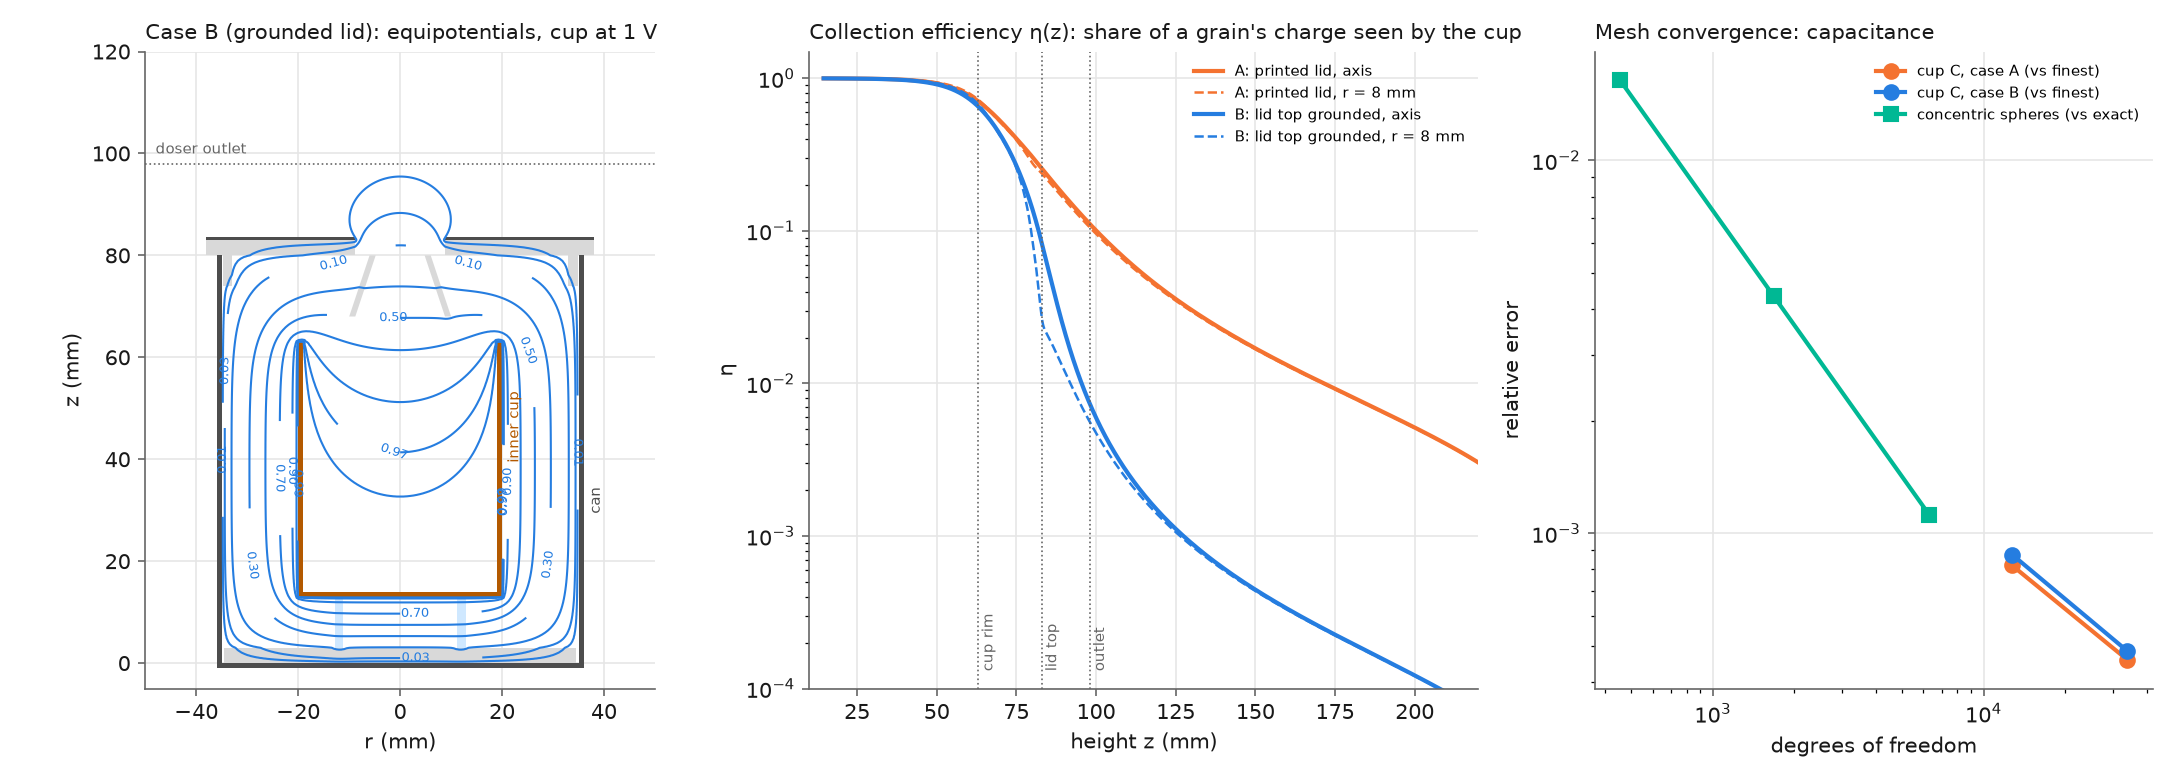

Generate this figure with Python:
"""FEA (f), test 10 Faraday cup: axisymmetric electrostatics (scikit-fem P2, gmsh mesh). Computed, not measured.

Geometry (r, z in mm; z = 0 is the top of the can floor):
  grounded can (shield)  ID 70, wall 1 mm (r 35-36, z -1..80), floor 1 mm (z -1..0)
  printed base (PLA)     r < 34.5, z 0-3                                  eps_r 3.0
  PTFE standoffs         three Ø8 x 10 at r = 12 -> equivalent ring r 11.15-12.85, z 3-13 (same volume), eps_r 2.1
  inner cup (electrode)  Ø40 x 50, wall 1 mm: r 19-20 for z 13-63, bottom z 13-14
  printed lid (PLA)      plate r 8.8-38, z 80-83; skirt r 33-34.8, z 74-80; re-entrant funnel shell
                         (4.8, 80)-(6, 80)-(10, 68)-(8.8, 68): clear inlet Ø9.6        eps_r 3.0
  exterior               air to a grounded box r = 150, z -60..260 (balance chamber, doser)
Case A: lid as printed (dielectric only). Case B: lid top face (and edge, and the overhang underside out to the
can) covered with grounded metal tape, so the aperture is the Ø17.6 hole of the plate.

Weak form: int eps_r grad(phi).grad(v) r dr dz = int (rho/eps0) v r dr dz. Capacitance from the energy:
C = 2 pi eps0 u^T K u (cup at 1 V, everything else at 0 V). Collection efficiency by Green reciprocity: a point
charge q at x induces -q phi_1(x) on the cup held at 0 V (charge amplifier), phi_1 = potential with the cup at 1 V.
"""
import json
import math
import sys
import time

import matplotlib
matplotlib.use("Agg")
import matplotlib.pyplot as plt
import matplotlib.tri as mtri
from matplotlib.path import Path as MPath
import numpy as np
import skfem
from skfem import BilinearForm, LinearForm, MeshTri, Basis, ElementTriP2, ElementTriP0, asm, condense, solve
from skfem.helpers import dot, grad

from fea_common import HERE, PAL, INK, INK2, style, save_json

EPS0 = 8.8541878128e-15        # F/mm
EPS = {"air": 1.0, "pla": 3.0, "ptfe": 2.1, "heap": 1.0}
FUNNEL = [(4.8, 80.0), (6.0, 80.0), (10.0, 68.0), (8.8, 68.0)]
Z_OUTLET = 98.0                # doser outlet: 15 mm above the lid top (z 83)
Q_HEAP = 100e-9                # C, top of SPEC's 1-100 nC range
HEAP = (15.0, 14.0, 17.0)      # r_max, z0, z1
TOL = 1e-6
OUT = HERE / "results"
OUT.mkdir(exist_ok=True)


# ----------------------------------------------------------------------------------------------
# meshes
# ----------------------------------------------------------------------------------------------
def gmsh_to_skfem(gmsh):
    ntags, coords, _ = gmsh.model.mesh.getNodes()
    xy = coords.reshape(-1, 3)[:, :2]
    idx = {int(t): i for i, t in enumerate(ntags)}
    tris = []
    for d, ent in gmsh.model.getEntities(2):
        et, _, en = gmsh.model.mesh.getElements(2, ent)
        for t, e in zip(et, en):
            if t == 2:
                tris.append(np.asarray(e, dtype=np.int64).reshape(-1, 3))
    tri = np.vectorize(idx.get)(np.vstack(tris))
    used = np.unique(tri)
    remap = -np.ones(len(xy), dtype=np.int64)
    remap[used] = np.arange(len(used))
    return MeshTri(np.ascontiguousarray(xy[used].T), np.ascontiguousarray(remap[tri].T))


def cup_mesh(h_in, h_inlet, h_out):
    import gmsh
    gmsh.initialize()
    gmsh.option.setNumber("General.Terminal", 0)
    occ = gmsh.model.occ
    outer = occ.addRectangle(0, -60, 0, 150, 320)
    tools = [occ.addRectangle(35, -1, 0, 1, 81), occ.addRectangle(0, -1, 0, 36, 1),     # can
             occ.addRectangle(19, 13, 0, 1, 50), occ.addRectangle(0, 13, 0, 20, 1)]      # cup
    dom, _ = occ.cut([(2, outer)], [(2, t) for t in tools])
    pts = [occ.addPoint(r, z, 0) for r, z in FUNNEL]
    lines = [occ.addLine(pts[i], pts[(i + 1) % 4]) for i in range(4)]
    funnel = occ.addPlaneSurface([occ.addCurveLoop(lines)])
    parts = [occ.addRectangle(0, 0, 0, 34.5, 3), occ.addRectangle(11.15, 3, 0, 1.7, 10),
             occ.addRectangle(8.8, 80, 0, 29.2, 3), occ.addRectangle(33, 74, 0, 1.8, 6), funnel,
             occ.addRectangle(0, HEAP[1], 0, HEAP[0], HEAP[2] - HEAP[1])]
    occ.fragment(dom, [(2, t) for t in parts])
    occ.synchronize()
    f1 = gmsh.model.mesh.field.add("Box")
    for k, v in dict(VIn=h_in, VOut=h_out, XMin=0, XMax=42, YMin=-4, YMax=105, Thickness=40).items():
        gmsh.model.mesh.field.setNumber(f1, k, v)
    f2 = gmsh.model.mesh.field.add("Box")
    for k, v in dict(VIn=h_inlet, VOut=h_out, XMin=0, XMax=16, YMin=58, YMax=105, Thickness=10).items():
        gmsh.model.mesh.field.setNumber(f2, k, v)
    f3 = gmsh.model.mesh.field.add("Min")
    gmsh.model.mesh.field.setNumbers(f3, "FieldsList", [f1, f2])
    gmsh.model.mesh.field.setAsBackgroundMesh(f3)
    gmsh.option.setNumber("Mesh.MeshSizeExtendFromBoundary", 0)
    gmsh.option.setNumber("Mesh.MeshSizeFromPoints", 0)
    gmsh.option.setNumber("Mesh.MeshSizeFromCurvature", 0)
    gmsh.option.setNumber("Mesh.Algorithm", 6)
    gmsh.model.mesh.generate(2)
    m = gmsh_to_skfem(gmsh)
    gmsh.finalize()
    return m


def labels_of(mesh):
    c = mesh.p[:, mesh.t].mean(axis=1)
    r, z = c
    lab = np.full(mesh.t.shape[1], "air", dtype=object)
    lab[(r < 34.5) & (z > 0) & (z < 3)] = "pla"
    lab[(r > 11.15) & (r < 12.85) & (z > 3) & (z < 13)] = "ptfe"
    lab[(r > 8.8) & (r < 38) & (z > 80) & (z < 83)] = "pla"
    lab[(r > 33) & (r < 34.8) & (z > 74) & (z < 80)] = "pla"
    lab[MPath(FUNNEL).contains_points(c.T)] = "pla"
    lab[(r < HEAP[0]) & (z > HEAP[1]) & (z < HEAP[2])] = "heap"
    return lab


def dof_sets(basis):
    r, z = basis.doflocs
    t = TOL
    can = (((abs(r - 35) < t) & (z >= -t) & (z <= 80 + t)) | ((abs(r - 36) < t) & (z >= -1 - t) & (z <= 80 + t))
           | ((abs(z - 80) < t) & (r >= 35 - t) & (r <= 36 + t)) | ((abs(z) < t) & (r <= 35 + t))
           | ((abs(z + 1) < t) & (r <= 36 + t)))
    outer = (abs(r - 150) < t) | (abs(z + 60) < t) | (abs(z - 260) < t)
    cup = (((abs(z - 13) < t) & (r <= 20 + t)) | ((abs(r - 20) < t) & (z >= 13 - t) & (z <= 63 + t))
           | ((abs(z - 63) < t) & (r >= 19 - t) & (r <= 20 + t)) | ((abs(r - 19) < t) & (z >= 14 - t) & (z <= 63 + t))
           | ((abs(z - 14) < t) & (r <= 19 + t)))
    tape = (((abs(z - 83) < t) & (r >= 8.8 - t) & (r <= 38 + t)) | ((abs(r - 38) < t) & (z >= 80 - t) & (z <= 83 + t))
            | ((abs(z - 80) < t) & (r >= 36 - t) & (r <= 38 + t)))
    return dict(can=np.where(can)[0], outer=np.where(outer)[0], cup=np.where(cup)[0], tape=np.where(tape)[0])


@BilinearForm
def a_form(u, v, w):
    return w["eps"] * dot(grad(u), grad(v)) * w.x[0]


@LinearForm
def l_form(v, w):
    return w["rho"] * v * w.x[0]


class Model:
    def __init__(self, mesh, eps=EPS):
        self.mesh = mesh
        self.lab = labels_of(mesh)
        self.basis = Basis(mesh, ElementTriP2())
        self.b0 = self.basis.with_element(ElementTriP0())
        epsr = np.array([eps[l] for l in self.lab], dtype=float)
        self.K = asm(a_form, self.basis, eps=self.b0.interpolate(epsr))
        self.sets = dof_sets(self.basis)
        self.N = self.basis.N

    def solve(self, case, cup_v=1.0, rho_heap=0.0):
        D = np.concatenate([self.sets["can"], self.sets["outer"], self.sets["cup"]]
                           + ([self.sets["tape"]] if case == "B" else []))
        D = np.unique(D)
        x0 = np.zeros(self.N)
        x0[self.sets["cup"]] = cup_v
        rho = np.where(self.lab == "heap", rho_heap, 0.0)
        f = asm(l_form, self.basis, rho=self.b0.interpolate(rho)) if rho_heap else np.zeros(self.N)
        return solve(*condense(self.K, f, x=x0, D=D))

    def capacitance(self, u):
        return 2 * math.pi * EPS0 * float(u @ (self.K @ u))

    def probe(self, u, r, z):
        P = self.basis.probes(np.vstack([np.asarray(r, float), np.asarray(z, float)]))
        return P @ u

    def field(self, u):
        g = self.basis.interpolate(u).grad
        return np.sqrt(g[0] ** 2 + g[1] ** 2) * 1e3  # V/m


# ----------------------------------------------------------------------------------------------
# validation: concentric spheres (a 10, b 30 mm)
# ----------------------------------------------------------------------------------------------
def spheres(h, a=10.0, b=30.0):
    import gmsh
    gmsh.initialize()
    gmsh.option.setNumber("General.Terminal", 0)
    occ = gmsh.model.occ
    d1, d2 = occ.addDisk(0, 0, 0, b, b), occ.addDisk(0, 0, 0, a, a)
    ann, _ = occ.cut([(2, d1)], [(2, d2)])
    half, _ = occ.intersect(ann, [(2, occ.addRectangle(0, -b - 1, 0, b + 1, 2 * b + 2))])
    occ.synchronize()
    gmsh.option.setNumber("Mesh.MeshSizeMax", h)
    gmsh.option.setNumber("Mesh.MeshSizeMin", h / 3)
    gmsh.model.mesh.generate(2)
    m = gmsh_to_skfem(gmsh)
    gmsh.finalize()
    basis = Basis(m, ElementTriP2())
    b0 = basis.with_element(ElementTriP0())
    K = asm(a_form, basis, eps=b0.interpolate(np.ones(m.t.shape[1])))
    rr = np.hypot(*basis.doflocs)
    inner = np.where(np.abs(rr - a) < 1e-3 * a)[0]
    outer = np.where(np.abs(rr - b) < 1e-3 * b)[0]
    # straight-sided triangles: boundary dofs at facet midpoints sit slightly inside the circle; pick them by
    # the boundary facets instead
    bf = m.boundary_facets()
    fm = m.p[:, m.facets[:, bf]].mean(axis=1)
    rf = np.hypot(*fm)
    fin = bf[np.abs(rf - a) < 0.05 * a]
    fout = bf[np.abs(rf - b) < 0.05 * b]
    inner = basis.get_dofs(facets=fin).all()
    outer = basis.get_dofs(facets=fout).all()
    x0 = np.zeros(basis.N)
    x0[inner] = 1.0
    u = solve(*condense(K, np.zeros(basis.N), x=x0, D=np.union1d(inner, outer)))
    C = 2 * math.pi * EPS0 * float(u @ (K @ u))
    C_exact = 4 * math.pi * EPS0 * a * b / (b - a)
    return dict(h=h, dofs=basis.N, C_pF=C * 1e12, C_exact_pF=C_exact * 1e12, rel_err=C / C_exact - 1)


# ----------------------------------------------------------------------------------------------
# main
# ----------------------------------------------------------------------------------------------
def crossing(z, eta, level):
    """Highest z (coming down from above) where eta reaches level."""
    above = eta >= level
    if not above.any():
        return None
    i = int(np.argmax(above))          # z is sorted descending
    if i == 0:
        return float(z[0])
    z0, z1, e0, e1 = z[i - 1], z[i], eta[i - 1], eta[i]
    return float(z0 + (level - e0) * (z1 - z0) / (e1 - e0))


def main():
    t0 = time.time()
    res = dict(note="computed, not measured; units mm, pF, V/m", eps=EPS,
               assumptions=dict(ptfe="three Ø8 x 10 standoffs at r 12 -> ring r 11.15-12.85 (same volume)",
                                heap=f"Q = {Q_HEAP * 1e9:.0f} nC uniform in r < 15, z 14-17 (eps_r 1)",
                                outlet_z=Z_OUTLET, exterior="grounded box r 150, z -60..260"))
    # validation
    res["validation_spheres"] = [spheres(h) for h in (4.0, 2.0, 1.0)]
    print("spheres", [(v["dofs"], round(v["C_pF"], 5), f"{v['rel_err']:.2e}") for v in res["validation_spheres"]],
          flush=True)
    # convergence on the cup
    levels = [(2.0, 1.0, 10.0), (1.2, 0.6, 6.0), (0.72, 0.36, 3.6)]
    conv, models = [], []
    for h in levels:
        m = cup_mesh(*h)
        M = Model(m)
        row = dict(h_in=h[0], h_inlet=h[1], h_out=h[2], elements=m.t.shape[1], dofs=M.N)
        for case in ("A", "B"):
            u = M.solve(case)
            row[f"C_{case}_pF"] = M.capacitance(u) * 1e12
            e = M.probe(u, [0, 0], [70.0, Z_OUTLET])
            row[f"eta_{case}_z70"], row[f"eta_{case}_z98"] = float(e[0]), float(e[1])
        conv.append(row)
        models.append(M)
        print("conv", row, round(time.time() - t0, 1), flush=True)
    res["convergence"] = conv
    M = models[-1]
    # finest mesh: profiles and derived numbers
    zs = np.linspace(250.0, 14.5, 2400)
    prof = {}
    sol = {}
    for case in ("A", "B"):
        u = M.solve(case)
        sol[case] = u
        prof[case] = {f"r{r:g}": M.probe(u, np.full_like(zs, r), zs) for r in (0.0, 4.0, 8.0)}
    lv = [0.99, 0.9, 0.5, 0.1, 0.01]
    res["eta_levels_z_mm"] = {c: {f"r{r:g}": {str(l): crossing(zs, prof[c][f"r{r:g}"], l) for l in lv}
                                  for r in (0.0, 4.0, 8.0)} for c in ("A", "B")}
    zq = [150.0, 130.0, 110.0, Z_OUTLET, 90.0, 83.0, 80.0, 75.0, 70.0, 63.0, 55.0, 40.0]
    res["eta_at"] = {c: {f"r{r:g}": dict(zip(map(str, zq), map(float, M.probe(sol[c], np.full(len(zq), r), zq))))
                         for r in (0.0, 4.0, 8.0, 12.5)} for c in ("A", "B")}
    res["C_pF"] = {c: conv[-1][f"C_{c}_pF"] for c in ("A", "B")}
    # grains on the heap, and grains stuck on the inside of the printed funnel (charge counted, mass not weighed)
    res["eta_heap_axis"] = {c: dict(zip(("z17", "z20", "z30"), map(float, M.probe(sol[c], [0, 0, 0], [17.0, 20.0, 30.0]))))
                            for c in ("A", "B")}
    fz = np.array([76.0, 72.0, 68.5])
    fr = 4.8 + (80.0 - fz) / 3.0 - 0.05
    res["eta_funnel_inner_surface"] = {c: {f"z{z:g}_r{r:.2f}": float(v) for z, r, v in zip(fz, fr, M.probe(sol[c], fr, fz))}
                                       for c in ("A", "B")}
    # external charge (auger tip / tube rim), induced charge per nC (sign: opposite)
    ext = {}
    for c in ("A", "B"):
        ext[c] = {f"z{z:g}": {"axis_nC_per_nC": float(M.probe(sol[c], [0.0], [z])[0]),
                              "ring_r12.5_nC_per_nC": float(M.probe(sol[c], [12.5], [z])[0])}
                  for z in (98.0, 110.0, 130.0, 150.0)}
    res["external_charge_induced_fraction"] = ext
    res["shielding_factor_A_over_B"] = {k: ext["A"][k]["axis_nC_per_nC"] / ext["B"][k]["axis_nC_per_nC"]
                                        for k in ext["A"]}
    # read-out rule: last grain from the outlet at 1 m/s to eta = 0.99 on the axis and at r = 8
    rd = {}
    for c in ("A", "B"):
        z99 = min(v for v in (res["eta_levels_z_mm"][c]["r0"]["0.99"], res["eta_levels_z_mm"][c]["r8"]["0.99"]) if v)
        rd[c] = dict(z_eta99_worst_mm=z99, t_ms_at_1m_s=(Z_OUTLET - z99) / 1.0)
    res["readout"] = rd
    # field from the collected charge (cup at 0 V: charge amplifier)
    vol = math.pi * HEAP[0] ** 2 * (HEAP[2] - HEAP[1])
    rho = Q_HEAP / vol / EPS0          # V/mm^2
    fld = {}
    for c in ("A", "B"):
        u = M.solve(c, cup_v=0.0, rho_heap=rho)
        E = M.field(u)
        air = M.lab == "air"
        heap = M.lab == "heap"
        ez = M.probe(u, [0.0, 0.0], [79.95, 80.05])
        E_in = abs(ez[1] - ez[0]) / 0.1 * 1e3
        e_air = float(E[air].max())
        fld[c] = dict(E_inlet_V_m=E_in, E_max_air_V_m=e_air, E_max_heap_V_m=float(E[heap].max()),
                      Q_for_3MV_m_nC=Q_HEAP * 1e9 * 3e6 / e_air,
                      qE_over_mg_inlet_q_m_1em4=1e-4 * E_in / 9.81)
        # where is the max in air
        k = np.unravel_index(np.argmax(np.where(air[:, None], E, 0)), E.shape)
        xq = M.basis.mapping.F(M.basis.quadrature[0])
        fld[c]["E_max_air_at_rz"] = [float(xq[0][k]), float(xq[1][k])]
    res["field_from_collected_charge"] = fld
    Cb = res["C_pF"]["B"] * 1e-12
    res["voltage_mode_V_at_100nC"] = Q_HEAP / (Cb + 100e-12)
    # hand check
    co = 2 * math.pi * 8.8541878128e-12 * 0.050 / math.log(35.0 / 20.0)
    a_bot = math.pi * 0.020 ** 2
    a_ptfe = 2 * math.pi * 0.012 * 0.0017
    d_air, d_pla = 0.010, 0.003
    c_bot = 8.8541878128e-12 * ((a_bot - a_ptfe) / (d_air + d_pla / 3.0) + a_ptfe / (d_air / 2.1 + d_pla / 3.0))
    res["hand_check"] = dict(coax_side_pF=co * 1e12, bottom_pF=c_bot * 1e12, sum_pF=(co + c_bot) * 1e12,
                             fringe_A_pF=res["C_pF"]["A"] - (co + c_bot) * 1e12,
                             fringe_B_pF=res["C_pF"]["B"] - (co + c_bot) * 1e12)
    res["runtime_s"] = time.time() - t0
    save_json(OUT / "f_faraday.json", res)
    print(json.dumps({k: res[k] for k in ("C_pF", "hand_check", "eta_levels_z_mm", "readout", "field_from_collected_charge",
                                          "shielding_factor_A_over_B", "voltage_mode_V_at_100nC")}, indent=1, default=str),
          flush=True)
    figure(M, sol, zs, prof, res)
    print("done", round(time.time() - t0, 1))


def figure(M, sol, zs, prof, res):
    fig, axs = plt.subplots(1, 3, figsize=(14.5, 5.2), gridspec_kw=dict(width_ratios=[1.05, 1.2, 1.0]))
    ax = axs[0]
    m = M.mesh
    nv = m.p.shape[1]
    uB = sol["B"][:nv]
    tri = mtri.Triangulation(np.concatenate([m.p[0], -m.p[0]]), np.concatenate([m.p[1], m.p[1]]),
                             np.vstack([m.t.T, m.t.T + nv]))
    lev = [0.01, 0.03, 0.1, 0.3, 0.5, 0.7, 0.9, 0.97, 0.99]
    cs = ax.tricontour(tri, np.concatenate([uB, uB]), levels=lev, colors=[PAL[0]], linewidths=1.0)
    ax.clabel(cs, fmt="%.2f", fontsize=6, inline=True)
    rects = [((35, -1), 1, 81, "#4d4d4d"), ((0, -1), 36, 1, "#4d4d4d"), ((19, 13), 1, 50, "#b35900"),
             ((0, 13), 20, 1, "#b35900"), ((0, 0), 34.5, 3, "#d9d9d9"), ((11.15, 3), 1.7, 10, "#cfe8ff"),
             ((8.8, 80), 29.2, 3, "#d9d9d9"), ((33, 74), 1.8, 6, "#d9d9d9"), ((8.8, 83), 29.2, 0.6, "#4d4d4d")]
    for s in (1, -1):
        for (x, y), w, h, col in rects:
            x0 = x if s == 1 else -(x + w)
            ax.add_patch(plt.Rectangle((x0, y), w, h, color=col, lw=0))
        ax.add_patch(plt.Polygon([(s * r, z) for r, z in FUNNEL], color="#d9d9d9", lw=0))
    ax.set_xlim(-50, 50)
    ax.set_ylim(-5, 120)
    ax.set_aspect("equal")
    ax.axhline(Z_OUTLET, color=INK2, lw=0.8, ls=":")
    ax.text(-48, Z_OUTLET + 2, "doser outlet", color=INK2, fontsize=7)
    style(ax, "Case B (grounded lid): equipotentials, cup at 1 V", "r (mm)", "z (mm)")
    ax.text(21, 40, "inner cup", color="#b35900", fontsize=7, rotation=90)
    ax.text(37, 30, "can", color="#4d4d4d", fontsize=7, rotation=90)
    ax = axs[1]
    for c, col, nm in (("A", PAL[1], "A: printed lid"), ("B", PAL[0], "B: lid top grounded")):
        ax.semilogy(zs, np.clip(prof[c]["r0"], 1e-6, None), color=col, lw=2, label=f"{nm}, axis")
        ax.semilogy(zs, np.clip(prof[c]["r8"], 1e-6, None), color=col, lw=1.2, ls="--", label=f"{nm}, r = 8 mm")
    for zz, t in ((63, "cup rim"), (83, "lid top"), (Z_OUTLET, "outlet")):
        ax.axvline(zz, color=INK2, lw=0.8, ls=":")
        ax.text(zz + 1, 1.3e-4, t, color=INK2, fontsize=7, rotation=90, va="bottom")
    ax.set_ylim(1e-4, 1.5)
    ax.set_xlim(10, 220)
    style(ax, "Collection efficiency η(z): share of a grain's charge seen by the cup", "height z (mm)", "η")
    ax.legend(frameon=False, fontsize=7, loc="upper right")
    ax = axs[2]
    conv = res["convergence"]
    d = [c["dofs"] for c in conv]
    for c, col in (("A", PAL[1]), ("B", PAL[0])):
        ref = conv[-1][f"C_{c}_pF"]
        ax.loglog(d[:-1], [abs(x[f"C_{c}_pF"] / ref - 1) for x in conv[:-1]], "o-", color=col, lw=2, ms=7,
                  label=f"cup C, case {c} (vs finest)")
    sp = res["validation_spheres"]
    ax.loglog([s["dofs"] for s in sp], [abs(s["rel_err"]) for s in sp], "s-", color=PAL[2], lw=2, ms=7,
              label="concentric spheres (vs exact)")
    style(ax, "Mesh convergence: capacitance", "degrees of freedom", "relative error")
    ax.legend(frameon=False, fontsize=7)
    fig.tight_layout()
    fig.savefig(HERE / "f_faraday.png", dpi=150)


if __name__ == "__main__":
    main()
